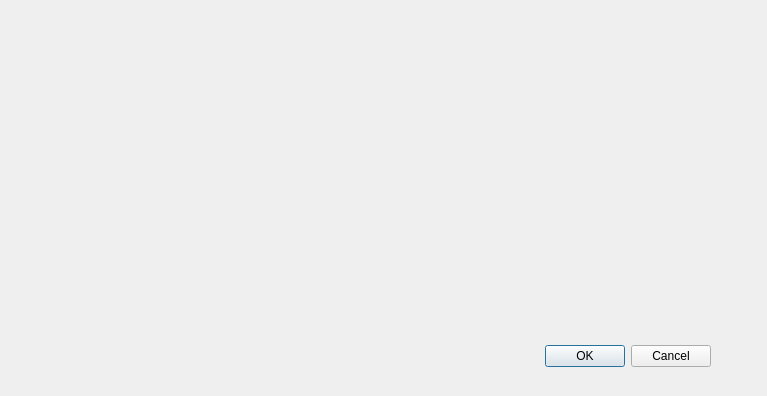
<?xml version="1.0" encoding="UTF-8"?>
<ui version="4.0">
 <class>SalaryDialog</class>
 <widget class="QDialog" name="SalaryDialog">
  <property name="geometry">
   <rect>
    <x>0</x>
    <y>0</y>
    <width>767</width>
    <height>396</height>
   </rect>
  </property>
  <property name="windowTitle">
   <string>Dialog</string>
  </property>
  <widget class="QDialogButtonBox" name="buttonBox">
   <property name="geometry">
    <rect>
     <x>370</x>
     <y>340</y>
     <width>341</width>
     <height>32</height>
    </rect>
   </property>
   <property name="orientation">
    <enum>Qt::Horizontal</enum>
   </property>
   <property name="standardButtons">
    <set>QDialogButtonBox::Cancel|QDialogButtonBox::Ok</set>
   </property>
  </widget>
  <widget class="QWidget" name="gridLayoutWidget">
   <property name="geometry">
    <rect>
     <x>49</x>
     <y>29</y>
     <width>661</width>
     <height>291</height>
    </rect>
   </property>
   <layout class="QGridLayout" name="gridLayout">
    <item row="0" column="0">
     <widget class="QLabel" name="label">
      <property name="text">
       <string/>
      </property>
     </widget>
    </item>
   </layout>
  </widget>
 </widget>
 <resources/>
 <connections>
  <connection>
   <sender>buttonBox</sender>
   <signal>accepted()</signal>
   <receiver>SalaryDialog</receiver>
   <slot>accept()</slot>
   <hints>
    <hint type="sourcelabel">
     <x>248</x>
     <y>254</y>
    </hint>
    <hint type="destinationlabel">
     <x>157</x>
     <y>274</y>
    </hint>
   </hints>
  </connection>
  <connection>
   <sender>buttonBox</sender>
   <signal>rejected()</signal>
   <receiver>SalaryDialog</receiver>
   <slot>reject()</slot>
   <hints>
    <hint type="sourcelabel">
     <x>316</x>
     <y>260</y>
    </hint>
    <hint type="destinationlabel">
     <x>286</x>
     <y>274</y>
    </hint>
   </hints>
  </connection>
 </connections>
</ui>
